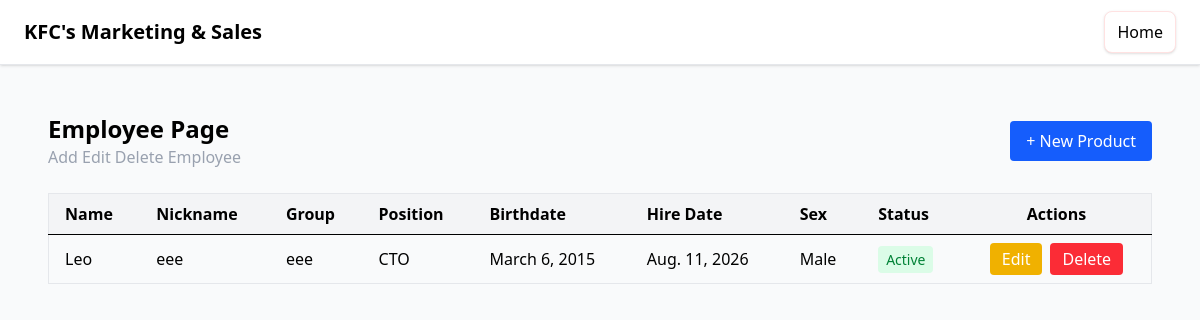
/employees/, run on the app's committed database.
### employees/models.py (models this page shows, shortened)
class Employee(models.Model):
  SEX_CHOICES = [
      ('M', 'Male'),
      ('F', 'Female'),
  ]
  employee_id = models.BigAutoField(primary_key=True)
  employee_name = models.CharField(max_length=255)
  employee_nickname = models.CharField(max_length=255, null=True)
  employee_group = models.CharField(max_length=255, null=True)
  employee_position = models.CharField(max_length=255, null=True)
  employee_birthdate = models.DateField()
  employee_hiredate = models.DateField()
  employee_sex = models.CharField(max_length=1, choices=SEX_CHOICES)
  employee_sss = models.CharField(max_length=20, null=True)
  employee_gsis = models.CharField(max_length=20, null=True)
  employeeActive = models.BooleanField(default=False)
  class Meta:
    ordering = ['employee_name']

### employees/views.py (the view)
# urls.py: path('', views.employee_list, name='employee_list'),
def employee_list(request):
  employees = Employee.objects.all()
  return render(request, 'employees/home.html', {
    'employees': employees
  })

### templates/employees/home.html
{% extends 'base.html' %}
{% block content %}
<div class="p-6 space-y-6">
  {% include 'employees/components/header.html' %}
  {% include 'employees/components/list.html' %}
</div>
{% endblock content %}

### templates/employees/components/list.html
<div class="overflow-x-auto">
  <table class="min-w-full border border-gray-200 rounded-lg">
    <thead class="bg-gray-100">
      <tr>
        <th class="px-4 py-2 text-left">Name</th>
        <th class="px-4 py-2 text-left">Nickname</th>
        <th class="px-4 py-2 text-left">Group</th>
        <th class="px-4 py-2 text-left">Position</th>
        <th class="px-4 py-2 text-left">Birthdate</th>
        <th class="px-4 py-2 text-left">Hire Date</th>
        <th class="px-4 py-2 text-left">Sex</th>
        <th class="px-4 py-2 text-left">Status</th>
        <th class="px-4 py-2 text-center">Actions</th>
      </tr>
    </thead>
    <tbody>
      {% for employee in employees %}
      <tr class="border-t hover:bg-gray-50">
        <td class="px-4 py-2">
          {{ employee.employee_name }}
        </td>
        <td class="px-4 py-2">
          {{ employee.employee_nickname }}
        </td>
        <td class="px-4 py-2">
          {{ employee.employee_group }}
        </td>
        <td class="px-4 py-2">
          {{ employee.employee_position }}
        </td>
        <td class="px-4 py-2">
          {{ employee.employee_birthdate }}
        </td>
        <td class="px-4 py-2">
          {{ employee.employee_hiredate }}
        </td>
        <td class="px-4 py-2">
          {{ employee.get_employee_sex_display }}
        </td>
        <td class="px-4 py-2">
          {% if employee.employeeActive %}
            <span class="rounded bg-green-100 px-2 py-1 text-sm text-green-700">
              Active
            </span>
          {% else %}
            <span class="rounded bg-red-100 px-2 py-1 text-sm text-red-700">
              Inactive
            </span>
          {% endif %}
        </td>
        <td class="px-4 py-2">
          <div class="flex justify-center gap-2">
            <a
              href="{% url 'employee_edit' employee.employee_id %}"
              class="rounded bg-yellow-500 px-3 py-1 text-white hover:bg-yellow-600"
            >
              Edit
            </a>
            <a
              href="{% url 'employee_delete' employee.employee_id %}"
              class="rounded bg-red-500 px-3 py-1 text-white hover:bg-red-600"
            >
              Delete
            </a>
          </div>
        </td>
      </tr>
      {% empty %}
      <tr>
        <td colspan="9" class="px-4 py-6 text-center text-gray-500">
          No employees found.
        </td>
      </tr>
      {% endfor %}
    </tbody>
  </table>
</div>

### data on the page
Employee: employee_name "Leo", employee_nickname "eee", employee_group "eee", employee_position "CTO", employee_birthdate "March 6, 2015", employee_hiredate "Aug. 11, 2026", employee_sex "Male", employeeActive "Active"
